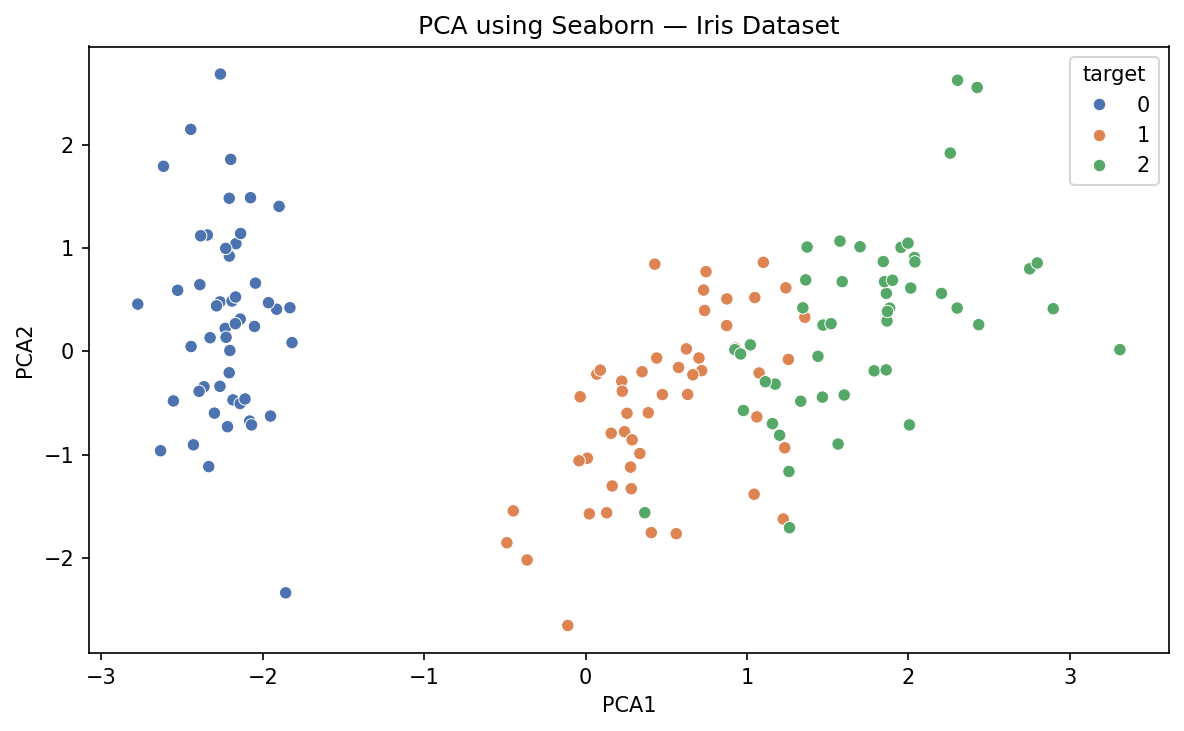

Recreate this plot in Python.
import pandas as pd
import seaborn as sns
import matplotlib.pyplot as plt

from sklearn.datasets import load_iris
from sklearn.preprocessing import StandardScaler
from sklearn.decomposition import PCA

data = load_iris()
X = data.data
y = data.target

scaler = StandardScaler()
X_scaled = scaler.fit_transform(X)

pca = PCA(n_components=2, random_state=42)
X_pca = pca.fit_transform(X_scaled)

print("Variance ratio: ", pca.explained_variance_ratio_)
print("Total variance : ", pca.explained_variance_ratio_.sum())

df_pca = pd.DataFrame(X_pca, columns=["PCA1", "PCA2"])
df_pca["target"] = y

plt.figure(figsize=(8, 5))
sns.scatterplot(data=df_pca, x="PCA1", y="PCA2",
                hue="target", palette="deep")
plt.title("PCA using Seaborn — Iris Dataset")
plt.tight_layout()
plt.savefig('/home/claude/iris_pca.png', dpi=150, bbox_inches='tight')
plt.show()
